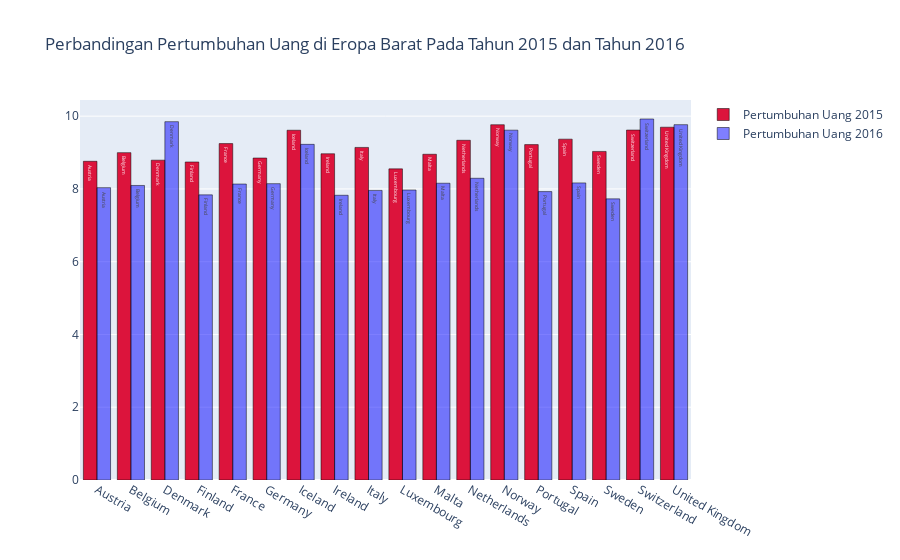

Notebook cell for this chart:
### Markdown cell above
## Bar Chart

### Code cell
# Money Growth South Asia 2015
tr1 = go.Bar(
                 x = dffl5['countries'],
                 y = dffl5['ef_money_growth'],
                 name = 'Pertumbuhan Uang 2015',
                 marker = dict(color='crimson',
                              line = dict(color='rgba(0,0,0)', width=0.5)),
                 text = dffl5.countries)

# Money Growth South Asia 2016
tr2 = go.Bar(
                 x = dffl['countries'],
                 y = dffl['ef_money_growth'],
                 name = 'Pertumbuhan Uang 2016',
                 marker = dict(color='rgba(0, 0, 255, 0.5)',
                              line = dict(color='rgba(0,0,0)', width=0.5)),
                 text = dffl.countries)
dn = [tr1, tr2]
layoutnew = go.Layout(barmode='group', title='Perbandingan Pertumbuhan Uang di Eropa Barat Pada Tahun 2015 dan Tahun 2016')
fig = go.Figure(data=dn, layout=layoutnew)
py.iplot(fig)

### Figure 1 — Plotly figure (JSON) as saved in the notebook; plotly's stock layout.template omitted (floating-point values rounded to 4 significant figures)
{"data": [{"marker": {"color": "crimson", "line": {"color": "rgba(0,0,0)", "width": 0.5}}, "name": "Pertumbuhan Uang 2015", "text": ["Austria", "Belgium", "Denmark", "Finland", "France", "Germany", "Iceland", "Ireland", "Italy", "Luxembourg", "Malta", "Netherlands", "Norway", "Portugal", "Spain", "Sweden", "Switzerland", "United Kingdom"], "type": "bar", "x": ["Austria", "Belgium", "Denmark", "Finland", "France", "Germany", "Iceland", "Ireland", "Italy", "Luxembourg", "Malta", "Netherlands", "Norway", "Portugal", "Spain", "Sweden", "Switzerland", "United Kingdom"], "y": [8.759, 8.997, 8.79, 8.74, 9.246, 8.849, 9.613, 8.966, 9.141, 8.551, 8.953, 9.337, 9.764, 9.217, 9.368, 9.031, 9.618, 9.697]}, {"marker": {"color": "rgba(0, 0, 255, 0.5)", "line": {"color": "rgba(0,0,0)", "width": 0.5}}, "name": "Pertumbuhan Uang 2016", "text": ["Austria", "Belgium", "Denmark", "Finland", "France", "Germany", "Iceland", "Ireland", "Italy", "Luxembourg", "Malta", "Netherlands", "Norway", "Portugal", "Spain", "Sweden", "Switzerland", "United Kingdom"], "type": "bar", "x": ["Austria", "Belgium", "Denmark", "Finland", "France", "Germany", "Iceland", "Ireland", "Italy", "Luxembourg", "Malta", "Netherlands", "Norway", "Portugal", "Spain", "Sweden", "Switzerland", "United Kingdom"], "y": [8.034, 8.095, 9.848, 7.837, 8.134, 8.144, 9.225, 7.825, 7.959, 7.97, 8.156, 8.292, 9.615, 7.926, 8.165, 7.726, 9.922, 9.766]}], "layout": {"barmode": "group", "title": {"text": "Perbandingan Pertumbuhan Uang di Eropa Barat Pada Tahun 2015 dan Tahun 2016"}}}
